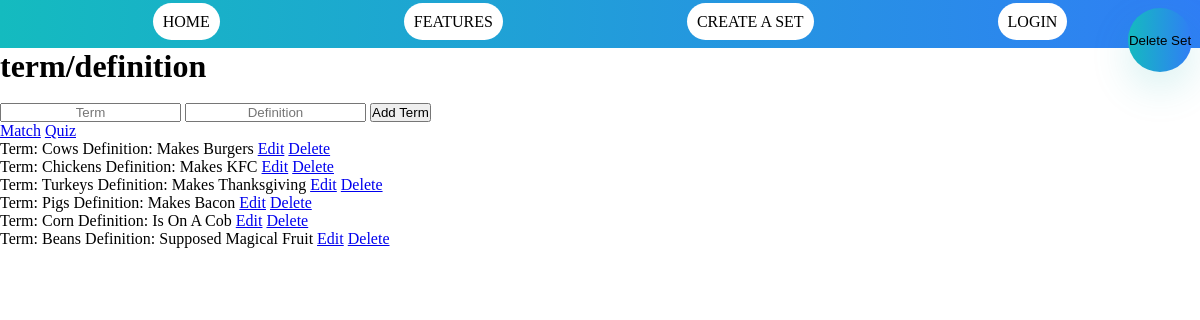
The page /sets/1 on the database as committed earlier.
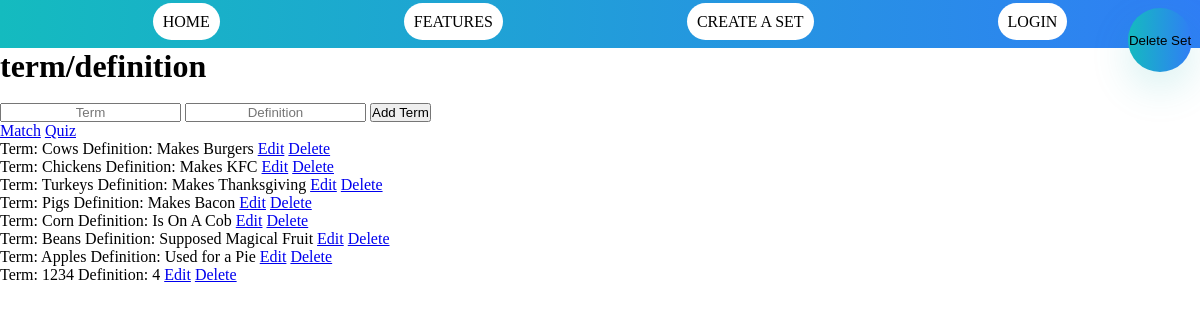
The same page on the database as committed later.
### app.py (models this page shows)
class Term(db.Model):
    id = db.Column(db.Integer, primary_key=True)
    term = db.Column(db.String(255), nullable=False)
    definition = db.Column(db.String(255), nullable=False)
    set_id = db.Column(db.Integer, db.ForeignKey('set.id'), nullable=False)

### app.py (the view)
@app.route('/sets/<int:set_id>', methods=['GET', 'POST'])
def specific_sets(set_id):
    if request.method == "POST":
        termForm = request.form['term']
        definitionForm = request.form['definition']
        set_data = Set.query.get_or_404(set_id)
        pair = Term(term=termForm, definition=definitionForm, set_id=set_id)
        try:
            db.session.add(pair)
            db.session.commit()
            return redirect(url_for('specific_sets', set_id=set_id))
        except Exception as e:
            print(f"Error: {e}")
            return "Oops! Something went wrong."
    else:
        set_data = Set.query.get_or_404(set_id)
        terms = Term.query.filter_by(set_id=set_id).all()
        return render_template('sets.html', set_data=set_data, terms=terms, set_id=set_id)

### templates/sets.html (shortened to what this page needs)
{% extends "base.html" %}
{% block content %}
<body>
    <div class="container">
        <h1>term/definition</h1>
        <br />
        <form action="{{ url_for('specific_sets', set_id=set_id)}}" METHOD="POST">
            <input type="text" placeholder="Term" name="term">
            <input type="text" placeholder="Definition" name="definition">
            <input type="submit" value="Add Term" class="smallButton">
        </form>
        <smallButton class="btn_game"><a href="{{ url_for('match', set_id=set_id)}}">Match</a></smallButton>
        <smallButton><a href="/quizSetUp/{{ set_id }}">Quiz</a></smallButton>
        <br />
        {% for term in set_data.terms %}
        <p>
            Term: {{ term.term }} Definition: {{ term.definition }}
            <a href="{{ url_for('edit_pair', set_id=set_id, term_id=term.id)}}" class="button"><smallButton>Edit</smallButton></a>
            <a href="{{ url_for('delete_pair', set_id=set_id, term_id=term.id)}}" class="button"><smallButton>Delete</smallButton></a>
        </p>
        {% endfor %}
        <div>
            <form method="post" action="/delete_set/{{ set_id }}" class="button">
                <button type="submit">Delete Set</button>
            </form>
        </div>
    </div>
</body>
{% endblock %}

### templates/base.html (shortened to what this page needs)
<!DOCTYPE html>
<html lang="en">
<head>
        <link rel="stylesheet" href= "../static/css/navbardesgin.css">
</head>
<nav>
    <u1 class = "primary-nav">
            <li class = "current"><a href="{{ url_for('home')}}">Home</a></li>
            <li><a href = "{{ url_for('features')}}">Features</a></li>
          <li><a href = "{{ url_for('create_set')}}">Create A Set</a></li>
         <li><a href = "{{ url_for('login')}}">Login</a></li>
        </u1>
</nav>
{% block content %}
{% endblock %}
</html>

### static/css/navbardesgin.css (style rules this page uses)
.container { width: 100%; margin: 50 auto; }
nav { background: linear-gradient(271.19deg,#307DF6 0%,#14BBBF 100%),linear-gradient(135deg,#0CD5D1 0%,#0BA9A6 100%); padding: 10px; width: 100%; display: flex; justify-content: space-evenly; align-items: center; }
nav li { display: inline-block; margin-left: 10; padding-top: 10px; }
nav a { text-align: center; color: black; text-decoration: none; text-transform: uppercase; font-size: 14; border-radius: 40px; background: white; padding: 10px; width: 200px; height: 100px; margin: 5px 90px; position: relative; top: -7px; }
button { background: linear-gradient(271.19deg,#307DF6 0%,#14BBBF 100%),linear-gradient(135deg,#0CD5D1 0%,#0BA9A6 100%); box-shadow: 0 16px 40px rgba(11,169,166,.16); width: 64px; height: 64px; padding: 0; position: absolute; top: 8px; right: 8px; cursor: pointer; border: none; border-radius: 50%; transition: all ease 0.6s; }
* { margin: 0; padding: 0; }
::placeholder { color: linear-gradient(271.19deg,#307DF6 0%,#14BBBF 100%),linear-gradient(135deg,#0CD5D1 0%,#0BA9A6 100%); display: flex; text-align: center; }

Rows that differ between the two databases and show on the page:
added Term: term "Apples", definition "Used for a Pie"
added Term: term "1234", definition "4"
